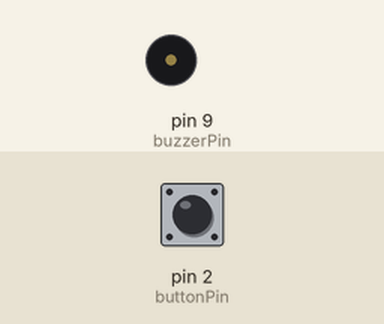
Simulated run of this sketch. Board: Arduino Uno, built with avr-gcc and run on an emulated ATmega328P. Parts: buzzer (waves = sounding). The inputs (shaded band) are chosen by the test bench; at power-on: pin 2 (buttonPin) HIGH.

Above: at 1.2 s.
1.3 s: pin 2 (buttonPin) pulled LOW for 0.15 s
At 1.37 s:
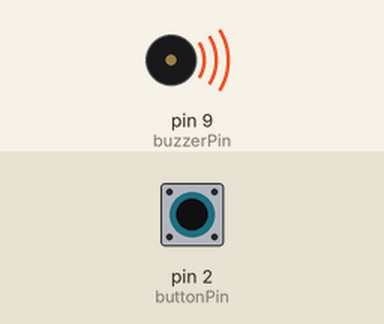
2.9 s: pin 2 (buttonPin) pulled LOW for 3.2 s
At 6.6 s:
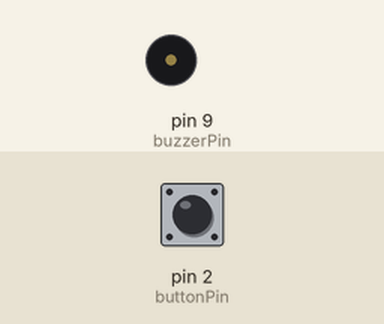
Timing chart, 0 to 8.1 s (numbered marks = the images above; inputs shaded):
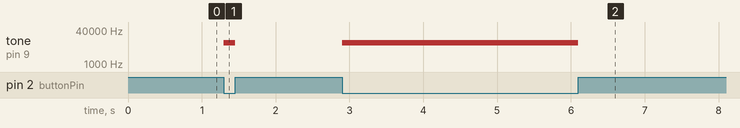

The sketch:

Check_buzzer.ino
```cpp
const int buttonPin = 2;    // Push button connected to digital pin 2
const int buzzerPin = 9;    // Buzzer connected to digital pin 9

int buttonState = 0;        // Variable to hold the push button state

void setup() {
  pinMode(buttonPin, INPUT_PULLUP); // Set the push button pin as input with internal pull-up resistor
  pinMode(buzzerPin, OUTPUT);       // Set the buzzer pin as output
}

void loop() {
  buttonState = digitalRead(buttonPin);  // Read the state of the push button

  if (buttonState == LOW) {              // If the push button is pressed (active low)
    tone(buzzerPin, 10000);               // Generate a 1kHz tone on the buzzer pin
  } else {
    noTone(buzzerPin);                   // Stop generating the tone
  }
}
```

Measured:
- after the input at 1.3 s, tone on pin 9 (buzzerPin): silent → 10000 Hz at once, → silent 0.15 s later
- after the input at 2.9 s, tone on pin 9 (buzzerPin): silent → 10000 Hz at once, → silent 3.2 s later
